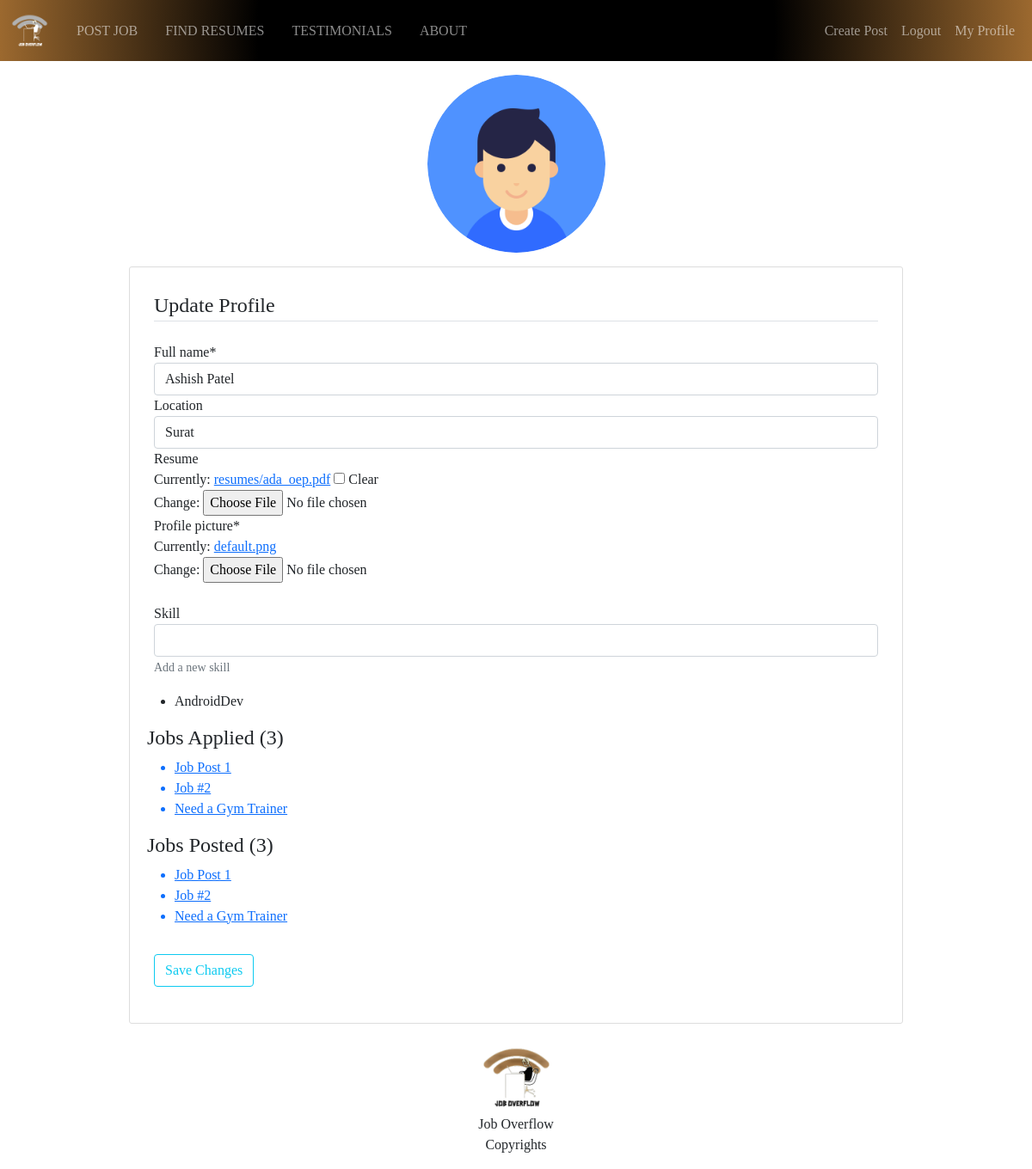
The page /people/my-profile/ (signed in) on the database its author committed.
### seekers/models.py (models this page shows, shortened)
class JobSeeker(models.Model):
    user = models.OneToOneField(
        User, on_delete=models.CASCADE, primary_key=True, related_name='profile')
    full_name = models.CharField(max_length=200, blank=False)
    location = models.CharField(max_length=255, null=True, blank=True)
    resume = models.FileField(null=True, upload_to="resumes", blank=True)
    profile_picture = models.ImageField(
        default='default.png', upload_to='profile_pics')

class Skill(models.Model):
    skill = models.CharField(max_length=200, null=True, blank=True)
    user = models.ForeignKey(
        User, on_delete=models.CASCADE, related_name='skills')

class AppliedJobs(models.Model):
    job = models.ForeignKey(
        JobPost, on_delete=models.CASCADE, related_name='applied_jobs')
    user = models.ForeignKey(
        User, on_delete=models.CASCADE, related_name='applicant')
    date_posted = models.DateTimeField(default=timezone.now)

### jobs/models.py (models this page shows, shortened)
class JobPost(models.Model):
    title = models.CharField(max_length=200)
    description = models.TextField()
    recruiter = models.ForeignKey(User, on_delete=models.CASCADE)
    company = models.CharField(max_length=200, default="", null=True)
    stipend = models.FloatField(blank=True, null=True)
    location = models.CharField(max_length=255)
    link = models.URLField(null=True, blank=True)
    date_posted = models.DateTimeField(default=timezone.now)
    skills_req = models.CharField(
        max_length=200, default="No skills required.", null=True)

### seekers/views.py (the view)
# urls.py: path('my-profile/', views.my_profile, name='my-profile'),
@login_required
def my_profile(request):
    logged_user = request.user
    user_profile = JobSeeker.objects.filter(user=logged_user).first()
    skillset = []
    for skill_name in Skill.objects.filter(user=logged_user):
        skillset.append(skill_name.skill)
    if request.method == 'POST':
        form_profile = ProfileForm(
            request.POST, request.FILES, instance=user_profile)
        form_skill = SkillUpdateForm(request.POST)
        if form_profile.is_valid() and form_skill.is_valid():
            profile_data = form_profile.save(commit=False)
            profile_data.user = logged_user
            profile_data.save()
            skill_data = form_skill.save(commit=False)
            if not skill_data.skill == None:
                skill_data.user = logged_user
                skill_data.save()
            return redirect('my-profile')
    else:
        form_profile = ProfileForm(instance=user_profile)
        form_skill = SkillUpdateForm()
    context = {
        'logged_user': logged_user,
        'user_profile': user_profile,
        'user_skills': skillset,
        'form_profile': form_profile,
        'form_skill': form_skill,
        'applied_jobs': get_applied_jobs(logged_user),
        'posted_jobs': get_posted_jobs(logged_user)
    }
    return render(request, 'seekers/my_profile.html', context)

### seekers/forms.py
class ProfileForm(forms.ModelForm):
    class Meta:
        model = JobSeeker
        fields = "__all__"
        exclude = ['user']

class SkillUpdateForm(forms.ModelForm):
    class Meta:
        model = Skill
        fields = "__all__"
        exclude = ['user']
        help_texts = {
            'skill': ('Add a new skill'),
        }

### seekers/views.py (called while the page is built)
def get_applied_jobs(user):
    applicant = user
    jobs = []
    for job in AppliedJobs.objects.filter(user=applicant):
        jobs.append(job)
    return jobs

def get_posted_jobs(user):
    recruiter = user
    jobs = []
    for job in JobPost.objects.filter(recruiter=recruiter):
        jobs.append(job)
    return jobs

### seekers/templates/seekers/my_profile.html (shortened to what this page needs)
{% extends 'jobs/base.html' %} {% load crispy_forms_tags %} {% block content %}
<div class="mx-auto" style="width: 75%">
	<div>
		<div class="row justify-content-center">
			<img
				class="col-3 rounded-circle my-3"
				src="{{ user_profile.profile_picture.url }}"
			/>
		</div>
	</div>
	<div class="content-section">
		<form method="POST" enctype="multipart/form-data">
			<div class="mx-2 my-3">
				<fieldset class="form-group mb-2">
					<legend class="border-bottom mb-4">Update Profile</legend>
					{{ form_profile | crispy }}
				</fieldset>
			</div>
			<div class="mx-2 my-2">
				<fieldset class="form-group mb-2 py-2">
					{{ form_skill | crispy }}
				</fieldset>
			</div>
			<ul>
				{% for skill in user_skills %}
				<li>{{ skill }}</li>
				{% endfor %}
			</ul>
			<div>
				<h4>Jobs Applied ({{applied_jobs|length}})</h4>
				<ul>
					{% for job in applied_jobs %}
					<a href="{% url 'jobs-detail' job.job.id %}"
						><li>{{ job.job.title }}</li></a
					>
					{% endfor %}
				</ul>
			</div>
			{% if posted_jobs %}
			<h4>Jobs Posted ({{posted_jobs|length}})</h4>
			<div>
				<ul>
					{% for job in posted_jobs %}
					<a href="{% url 'view-application' job.pk %}"
						><li>{{ job.title }}</li></a
					>
					{% endfor %}
				</ul>
			</div>
			{% endif %}
			<div class="form-group mx-2 my-3">
				<button class="btn btn-outline-info my-3" type="submit">
					Save Changes
				</button>
			</div>
		</form>
	</div>
	{% endblock content %}

### jobs/static/jobs/main.css (style rules this page uses)
* { margin: 0; padding: 0; font-family: "Bree Serif", serif; }
.content-section { background: #ffffff; padding: 10px 20px; border: 1px solid #dddddd; border-radius: 3px; margin-bottom: 20px; }

### rows shown on the page
JobSeeker: profile_picture (placeholder picture), full_name "Ashish Patel", location "Surat"
Skill: user_skills "AndroidDev"
AppliedJobs: job "Job Post 1"
AppliedJobs: job "Job #2"
AppliedJobs: job "Need a Gym Trainer"
JobPost: title "Job Post 1"
JobPost: title "Job #2"
JobPost: title "Need a Gym Trainer"

### other values the page prints
{{ applied_jobs|length }} "3"
{{ posted_jobs|length }} "3"
